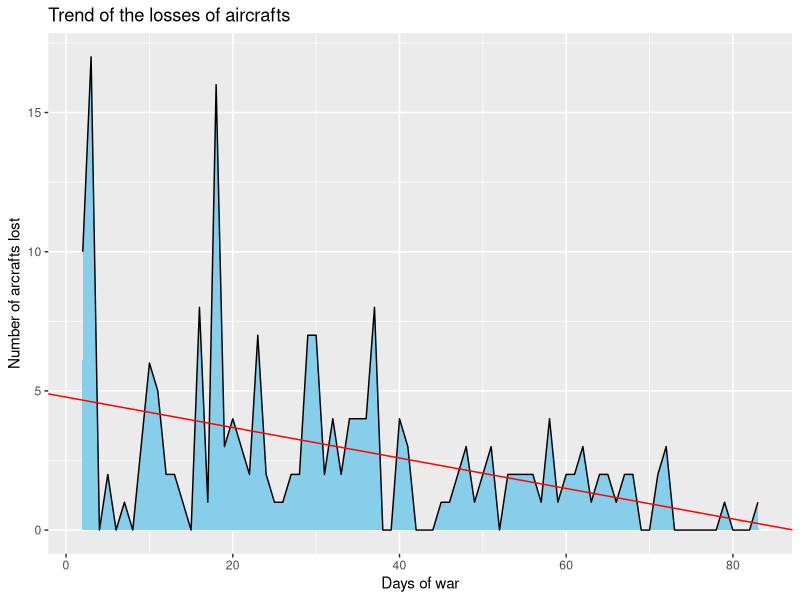

Reproduce this figure in R.
#Chart to analyze and visualize the the lost of aircraft in each day and to analyze the trend of it. 
#According to the graph, we can see that with the war keep going, the loses of aircraft in a single day showing a decreasing trend.
library(ggplot2)
library(tidyverse)

equipLoss <- read.csv("russia_losses_equipment.csv")

equipLoss <- equipLoss %>%
  mutate(new_aircraft = equipLoss$aircraft - lag(aircraft, n = 1, default = 0))

lm1.out <- lm(equipLoss$new_aircraft ~ equipLoss$day)
  
trend <- ggplot(data = equipLoss, aes(x = day, y = new_aircraft, fill = new_aircraft)) +
  geom_area(colour = 1, fill = "sky blue") +
  ggtitle("Trend of the losses of aircrafts") +
  xlab("Days of war") +
  ylab("Number of arcrafts lost") +
  geom_abline(slope = lm1.out$coef[2], intercept = lm1.out$coef[1], col = "red") 


